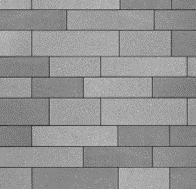
#> input picture TP4/Imagen3.png, 196 x 189 px
$ jupyter execute --allow-errors TP4.ipynb   (shell and % lines are left out)
#> lines starting #> are read from the running program, lines starting #| are printed output that depends on the picture; long printed decimals are rounded
[cell 1]
# OpenCV-Python utiliza NumPy para el manejo de imágenes
import numpy as np
# cv2 es el módulo python para acceder a OpenCV
import cv2 as cv
# Usamos las poderosas herramientas de graficación de matplotlib para mostrar imágenes, perfiles, histogramas, etc
import matplotlib.pyplot as plt

[cell 2]
img = cv.imread('TP4/Imagen3.png')
#> img is the input picture: shape (189, 196, 3); min 52, max 203, mean 147.4
gray = cv.cvtColor(img, cv.COLOR_BGR2GRAY)

[cell 3]
def sumatoria(matrix_3_3):
    # print(matrix_3_3)
    i_c=matrix_3_3[1][1]
    i_n_list=[matrix_3_3[0][0],
              matrix_3_3[0][1],
              matrix_3_3[0][2],
              matrix_3_3[1][0],
              matrix_3_3[1][2],
              matrix_3_3[2][0],
              matrix_3_3[2][1],
              matrix_3_3[2][2]]
    value_pixel=0
    for index,value in enumerate(i_n_list):
        if i_c >= value:
            value_pixel+=(1*(2**index))
    return value_pixel

print(sumatoria(np.array([[1,1,1],[1,0,1],[1,1,1]])))
print(sumatoria([[0,0,0],[0,1,0],[0,0,0]]))

[cell 4]
# [4 lines of commented-out code are left out]
def lbp(img):
    imagen_filtrada=[]
    rows=img.shape[0]
    columns=img.shape[1]
    for row in np.arange(1,rows-1):
        pattern=[]
        for col in np.arange(1,columns-1):
            # print(columns)
            f=img[row-1:row+2,col-1:col+2]
            pattern.append(sumatoria(f))
        imagen_filtrada.append(pattern)
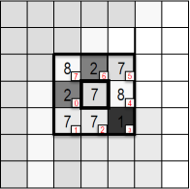
#> input picture TP4/Imagen1.png, 190 x 189 px
#> further down, img is the input picture: shape (189, 190, 3); mean B, G, R 202.3, 202.3, 202.7
    return np.array(imagen_filtrada)

print(lbp(np.array([[0,1,2,3],[4,5,6,7],[8,9,10,11],[12,13,14,15]])))

#> (a cell that did not finish here is left out)

#> in lbp (call 2), `return np.array(imagen_filtrada)`:
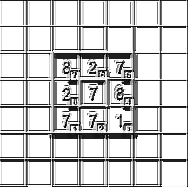
#> returned value: shape (187, 188) int64; min 0, max 255, mean 207.4
#> pass 2 of the loop `for i in np.arange(1,6):`:
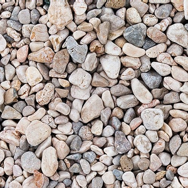
#> input picture TP4/Imagen2.png, 188 x 188 px
#> img is the input picture: shape (188, 188, 3); mean B, G, R 151.9, 157.3, 169.2
#> in lbp (call 3), `return np.array(imagen_filtrada)`:
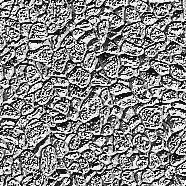
#> returned value: shape (186, 186) int64; min 0, max 255, mean 135.6
    plt.imshow(gray_filtrado, cmap='gray', vmin=0, vmax=255)
    plt.show()

#> (a cell that did not finish here is left out)

#> `plt.show()`:
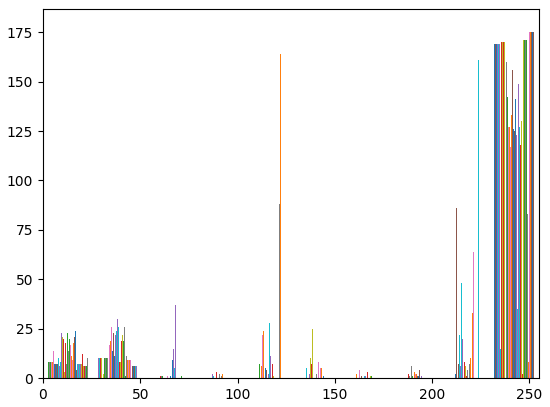
#> figure drawn by matplotlib, 1 panel; tallest bar 169 high, from x = 232.1 to 232.2; tallest bar 157 high, from x = 206.7 to 206.8; tallest bar 169 high, from x = 232.3 to 232.4
#> pass 2 of the loop `for i in np.arange(1,6):`:
#> `plt.show()`:
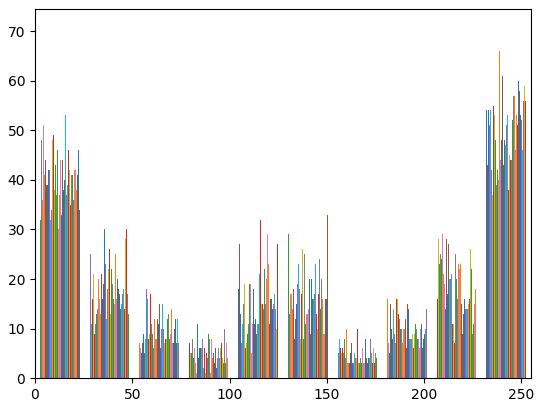
#> figure drawn by matplotlib, 1 panel; tallest bar 54 high, from x = 232 to 232.2; tallest bar 54 high, from x = 232.2 to 232.3; tallest bar 41 high, from x = 232.3 to 232.4
    plt.hist(gray_filtrado)
    plt.xlim(0,255)
    plt.show()

[cell 7]
# [5 lines of commented-out code are left out]

hist_list=[]
#> (the rest of this cell did not finish here and is left out)

#> pass 2 of the loop `for i in np.arange(1,6):`:
    hist, _ = np.histogram(gray_filtrado, bins=256)
    hist_list.append(hist)

print(len(hist_list), hist_list)

[cell 8]
def compare_hist(index_objective, histograms):
#> called with index_objective = 0
    objective=hist_list[index_objective]
    histograms=histograms.copy()
    # histograms.pop(index_objective)
    intersections=[]
    for i in histograms:
        minima = np.minimum(objective, i)
        intersection = np.true_divide(np.sum(minima), np.sum(objective))
        intersections.append(intersection)
#> this loop made 3 passes
    return intersections

[cell 9]
print(compare_hist(0,hist_list))
#| [1.0, 0.2075, 0.6508]
print(compare_hist(1,hist_list))
#> the loop in compare_hist (call 2), `for i in histograms:` made 3 passes
#| [0.2109, 1.0, 0.4389]
print(compare_hist(2,hist_list))
#| [0.6307, 0.4185, 1.0]
#> (the rest of this cell did not finish here and is left out)

print(compare_hist(4,hist_list))
